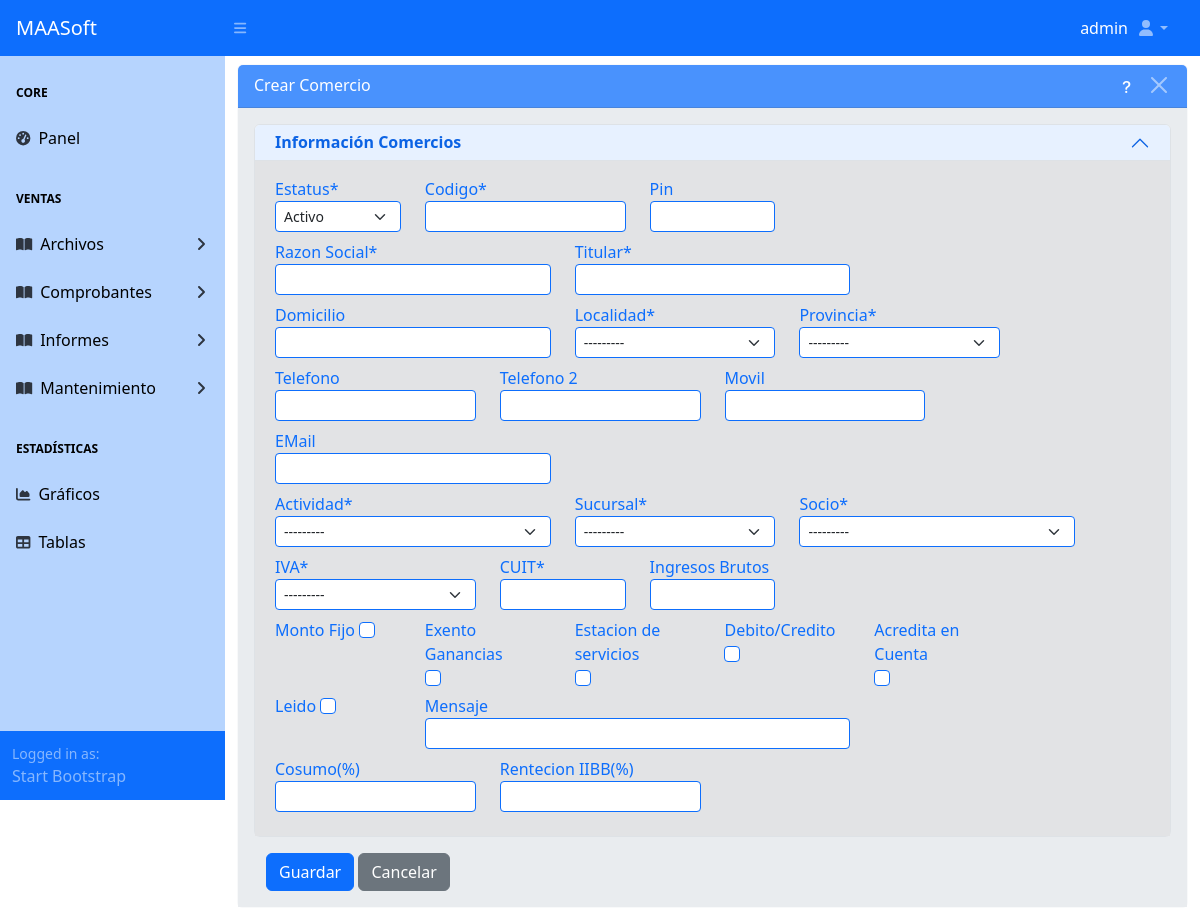
/maestros/comercio/nueva/ (signed in), run on an earlier commit of the app's database.
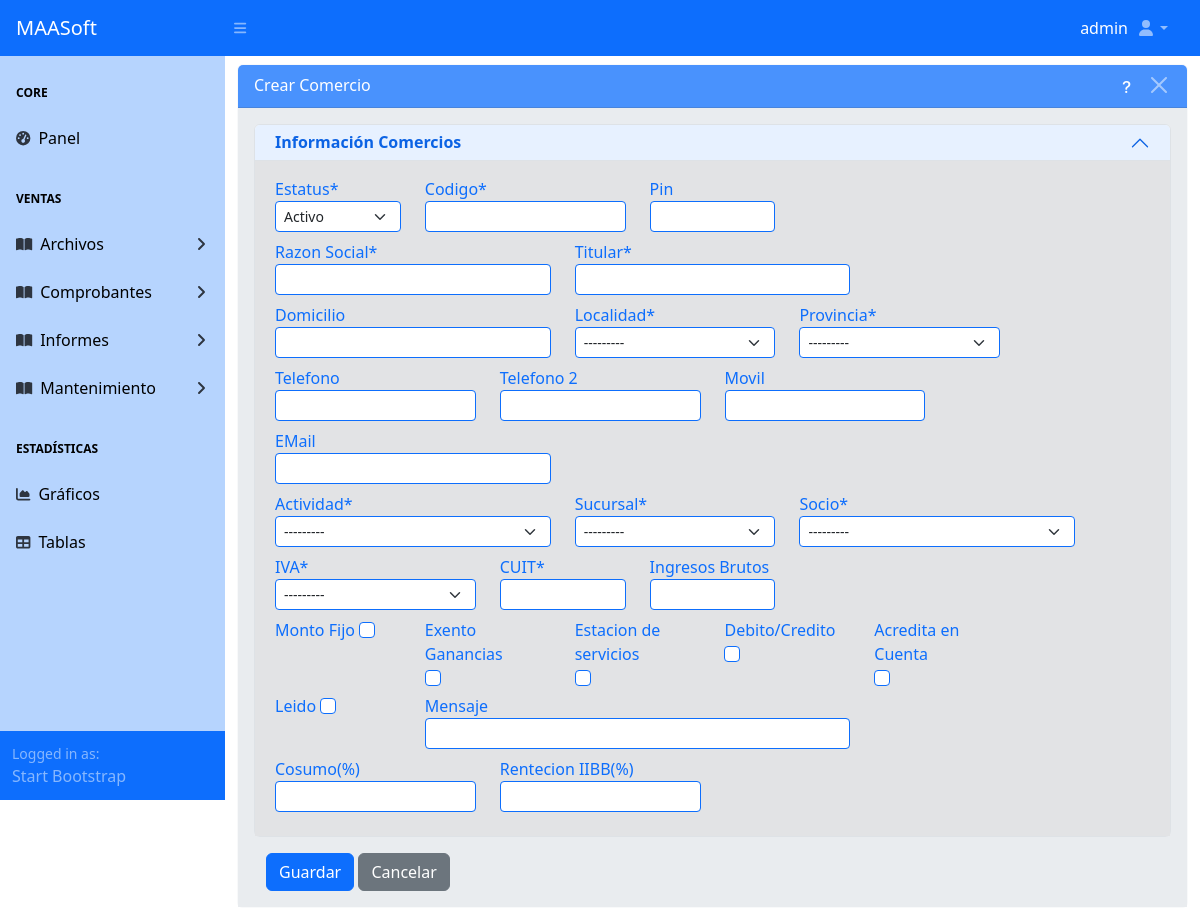
And on a later commit of the database.
### apps/maestros/models/tarjeta_models.py (models this page shows)
class Socio(ModeloBaseGenerico):
    id_socio = models.AutoField(primary_key=True)
    estatus_socio = models.BooleanField("Estatus*", default=True, choices=ESTATUS_GEN)
    id_sucursal_socio = models.ForeignKey(Sucursal, on_delete=models.PROTECT,
                                          verbose_name="Sucursal*")
    codigo_socio = models.IntegerField()
    nombre_socio = models.CharField(max_length=40, verbose_name="Nombre*")
    domicilio_socio = models.CharField(max_length=30, blank=True,
                                        verbose_name="Domicilio*")
    id_localidad_socio = models.ForeignKey(Localidad, on_delete=models.PROTECT,
                                           verbose_name="Localidad*")
    id_provincia_socio = models.ForeignKey(Provincia, on_delete=models.PROTECT,
                                        verbose_name="Provincia*")
    telefono_socio = models.CharField(max_length=15, blank=True,
                                    verbose_name="Telefono")
    telefono2_socio = models.CharField(max_length=15, blank=True,
                                    verbose_name="Telefono")
    movil_socio = models.EmailField(max_length=15, blank=True,
                                    verbose_name="Telefono Movil")
    mail_socio = models.EmailField(max_length=50, blank=True,
                                   verbose_name="eMail")
    id_tipo_documento_identidad = models.ForeignKey(TipoDocumentoIdentidad,
                                                    on_delete=models.PROTECT, verbose_name="Documento*")
    numero_documento = models.DecimalField(max_digits=9, decimal_places=0, blank=True)
    fecha_nacimiento = models.DateField(blank=True)
    cuit_socio = models.DecimalField(max_digits=11, decimal_places=0, blank=True,
                                     verbose_name="CUIT")
    nacionalidad = models.CharField(max_length=20, blank=True)
    id_actividad = models.ForeignKey(Actividad, on_delete=models.PROTECT,
                                     verbose_name="Actividad*")
    tipo_persona = models.CharField("Tipo de Persona*", max_length=1, default="F", choices=TIPO_PERSONA)
    pep = models.BooleanField("PEPs*", default=True, choices=PEP)
    fecha_ingreso = models.DateField(blank=True)
    def __str__(self):
        return self.nombre_socio
    class Meta:
        db_table = 'socio'
        verbose_name = ('Socio')
        verbose_name_plural = ('Socios')
        ordering = ['nombre_socio']

### apps/maestros/views/comercio_views.py (the view)
# urls.py: path('comercio/nueva/', ComercioCreateView.as_view(), name='comercio_create'),
class ComercioCreateView(MaestroCreateView):
	model = ConfigViews.model
	list_view_name = ConfigViews.list_view_name
	form_class = ConfigViews.form_class
	template_name = ConfigViews.template_form
	success_url = ConfigViews.success_url
	permission_required = ConfigViews.permission_add
	extra_context = {
		"accion": f"Crear {ConfigViews.model._meta.verbose_name}",
		"list_view_name" : ConfigViews.list_view_name
	}

### apps/maestros/models/base_models.py (called while the page is built)
    def __str__(self):
        return self.nombre_actividad

    def __str__(self):
        return self.nombre_iva

    def __str__(self):
        return self.nombre_sucursal

	def __str__(self):
		return self.nombre_provincia

	def __str__(self):
		return self.nombre_localidad

### apps/maestros/views/cruds_views_generics.py (called while the page is built)
def obtener_requerimientos_modelo(modelo):
	requerimientos = {}
	for field in modelo._meta.fields:
		exclud_fields = ['usuario', 'estacion', 'fcontrol']
		field_info = []
		if not field.primary_key and field.name not in exclud_fields:
			if not field.blank:
				field_info.append("Este campo es obligatorio")
			if hasattr(field, "max_length") and field.max_length is not None:
				field_info.append(f"Debe tener un máximo de {field.max_length} caracteres")
			if field.unique:
				field_info.append("Debe ser único")
			requerimientos[field.verbose_name] = field_info
	return requerimientos

	def get_context_data(self, **kwargs):
		context = super().get_context_data(**kwargs)
		if 'data_has_errors' not in context:
			context['data_has_errors'] = False
		if 'form' not in context:
			context['form'] = self.get_form()
		context['requerimientos'] = obtener_requerimientos_modelo(self.model)
		return context

### apps/maestros/templates/maestros/comercio_form.html (shortened to what the changed rows need)
{% extends 'maestro_form.html' %}
{% load static %}
{% block maincomponent %}
	{% block principalcomponent %}
		<div id="layoutSidenav_content">
			<main>
				<div class="container-fluid">
					<div class="card border-light mb-3 mt-2">
						<div class="card-body bg-body-secondary">
							<form method="post" enctype="multipart/form-data" novalidate>
								<div class="accordion" id="accordionPanelsStayOpenExample">
									<div class="accordion-item">
										<h2 class="accordion-header">
											<button
												class="accordion-button py-2 "
												type="button"
												data-bs-toggle="collapse"
												data-bs-target="#Información_Comercios"
												aria-expanded="true"
												aria-controls="Información_Comercios">
												<strong>Información Comercios</strong>
											</button>
										</h2>
										<div class="accordion-collapse collapse show"
											id="Información_Comercios">
											<div class="accordion-body bg-secondary-subtle">
												<div class="row">
													<div class="col-md-4">
														<label class="form-label text-primary mb-0">
															{{ form.id_socio.label }}
														</label>
														{{ form.id_socio }}
													</div>
												</div>
											</div>
										</div>
									</div>
								</div>
							</form>
						</div>
					</div>
				</div>
			</main>
		</div>
	{% endblock principalcomponent %}
{% endblock maincomponent %}

What changed in the data, as far as the page shows it:
added Socio: id_socio "---------"
Also different on the page:
form field id_socio: "---------" → (not shown)
